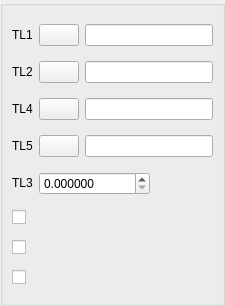
<?xml version="1.0" encoding="UTF-8"?>
<ui version="4.0">
 <class>DlgRef_4Sel1Spin3Check_QTD</class>
 <widget class="QWidget" name="DlgRef_4Sel1Spin3Check_QTD">
  <property name="geometry">
   <rect>
    <x>0</x>
    <y>0</y>
    <width>225</width>
    <height>306</height>
   </rect>
  </property>
  <property name="windowTitle">
   <string/>
  </property>
  <layout class="QGridLayout">
   <property name="margin">
    <number>0</number>
   </property>
   <property name="spacing">
    <number>6</number>
   </property>
   <item row="0" column="0">
    <widget class="QGroupBox" name="GroupBox1">
     <property name="title">
      <string/>
     </property>
     <layout class="QGridLayout">
      <property name="margin">
       <number>9</number>
      </property>
      <property name="spacing">
       <number>6</number>
      </property>
      <item row="8" column="0" colspan="4">
       <widget class="QCheckBox" name="CheckButton3">
        <property name="sizePolicy">
         <sizepolicy hsizetype="Minimum" vsizetype="Fixed">
          <horstretch>0</horstretch>
          <verstretch>0</verstretch>
         </sizepolicy>
        </property>
        <property name="text">
         <string/>
        </property>
       </widget>
      </item>
      <item row="4" column="1" colspan="2">
       <widget class="SalomeApp_DoubleSpinBox" name="SpinBox_DX">
        <property name="sizePolicy">
         <sizepolicy hsizetype="Expanding" vsizetype="Fixed">
          <horstretch>0</horstretch>
          <verstretch>0</verstretch>
         </sizepolicy>
        </property>
        <property name="decimals">
         <number>6</number>
        </property>
        <property name="maximum">
         <double>1000000000.000000000000000</double>
        </property>
       </widget>
      </item>
      <item row="4" column="0">
       <widget class="QLabel" name="TextLabel3">
        <property name="sizePolicy">
         <sizepolicy hsizetype="Fixed" vsizetype="Fixed">
          <horstretch>0</horstretch>
          <verstretch>0</verstretch>
         </sizepolicy>
        </property>
        <property name="text">
         <string>TL3</string>
        </property>
        <property name="wordWrap">
         <bool>false</bool>
        </property>
       </widget>
      </item>
      <item row="3" column="0">
       <widget class="QLabel" name="TextLabel5">
        <property name="sizePolicy">
         <sizepolicy hsizetype="Fixed" vsizetype="Fixed">
          <horstretch>0</horstretch>
          <verstretch>0</verstretch>
         </sizepolicy>
        </property>
        <property name="text">
         <string>TL5</string>
        </property>
        <property name="wordWrap">
         <bool>false</bool>
        </property>
       </widget>
      </item>
      <item row="2" column="0">
       <widget class="QLabel" name="TextLabel4">
        <property name="sizePolicy">
         <sizepolicy hsizetype="Fixed" vsizetype="Fixed">
          <horstretch>0</horstretch>
          <verstretch>0</verstretch>
         </sizepolicy>
        </property>
        <property name="text">
         <string>TL4</string>
        </property>
        <property name="wordWrap">
         <bool>false</bool>
        </property>
       </widget>
      </item>
      <item row="1" column="0">
       <widget class="QLabel" name="TextLabel2">
        <property name="sizePolicy">
         <sizepolicy hsizetype="Fixed" vsizetype="Fixed">
          <horstretch>0</horstretch>
          <verstretch>0</verstretch>
         </sizepolicy>
        </property>
        <property name="text">
         <string>TL2</string>
        </property>
        <property name="wordWrap">
         <bool>false</bool>
        </property>
       </widget>
      </item>
      <item row="0" column="0">
       <widget class="QLabel" name="TextLabel1">
        <property name="sizePolicy">
         <sizepolicy hsizetype="Fixed" vsizetype="Fixed">
          <horstretch>0</horstretch>
          <verstretch>0</verstretch>
         </sizepolicy>
        </property>
        <property name="text">
         <string>TL1</string>
        </property>
        <property name="wordWrap">
         <bool>false</bool>
        </property>
       </widget>
      </item>
      <item row="1" column="1">
       <widget class="QPushButton" name="PushButton2">
        <property name="sizePolicy">
         <sizepolicy hsizetype="Fixed" vsizetype="Fixed">
          <horstretch>0</horstretch>
          <verstretch>0</verstretch>
         </sizepolicy>
        </property>
        <property name="text">
         <string/>
        </property>
       </widget>
      </item>
      <item row="3" column="2" colspan="2">
       <widget class="QLineEdit" name="LineEdit5"/>
      </item>
      <item row="0" column="2" colspan="2">
       <widget class="QLineEdit" name="LineEdit1"/>
      </item>
      <item row="3" column="1">
       <widget class="QPushButton" name="PushButton5">
        <property name="sizePolicy">
         <sizepolicy hsizetype="Fixed" vsizetype="Fixed">
          <horstretch>0</horstretch>
          <verstretch>0</verstretch>
         </sizepolicy>
        </property>
        <property name="text">
         <string/>
        </property>
       </widget>
      </item>
      <item row="2" column="1">
       <widget class="QPushButton" name="PushButton4">
        <property name="sizePolicy">
         <sizepolicy hsizetype="Fixed" vsizetype="Fixed">
          <horstretch>0</horstretch>
          <verstretch>0</verstretch>
         </sizepolicy>
        </property>
        <property name="text">
         <string/>
        </property>
       </widget>
      </item>
      <item row="0" column="1">
       <widget class="QPushButton" name="PushButton1">
        <property name="sizePolicy">
         <sizepolicy hsizetype="Fixed" vsizetype="Fixed">
          <horstretch>0</horstretch>
          <verstretch>0</verstretch>
         </sizepolicy>
        </property>
        <property name="text">
         <string/>
        </property>
       </widget>
      </item>
      <item row="2" column="2" colspan="2">
       <widget class="QLineEdit" name="LineEdit4"/>
      </item>
      <item row="1" column="2" colspan="2">
       <widget class="QLineEdit" name="LineEdit2"/>
      </item>
      <item row="6" column="0" colspan="4">
       <widget class="QCheckBox" name="CheckButton1">
        <property name="text">
         <string/>
        </property>
       </widget>
      </item>
      <item row="7" column="0" colspan="4">
       <widget class="QCheckBox" name="CheckButton2">
        <property name="sizePolicy">
         <sizepolicy hsizetype="Minimum" vsizetype="Fixed">
          <horstretch>0</horstretch>
          <verstretch>0</verstretch>
         </sizepolicy>
        </property>
        <property name="text">
         <string/>
        </property>
       </widget>
      </item>
     </layout>
     <zorder>CheckButton3</zorder>
     <zorder>SpinBox_DX</zorder>
     <zorder>TextLabel3</zorder>
     <zorder>TextLabel5</zorder>
     <zorder>TextLabel4</zorder>
     <zorder>TextLabel2</zorder>
     <zorder>TextLabel1</zorder>
     <zorder>PushButton2</zorder>
     <zorder>LineEdit5</zorder>
     <zorder>LineEdit1</zorder>
     <zorder>PushButton5</zorder>
     <zorder>PushButton4</zorder>
     <zorder>PushButton1</zorder>
     <zorder>LineEdit4</zorder>
     <zorder>LineEdit2</zorder>
     <zorder>CheckButton1</zorder>
     <zorder>CheckButton2</zorder>
    </widget>
   </item>
  </layout>
 </widget>
 <layoutdefault spacing="6" margin="11"/>
 <pixmapfunction>qPixmapFromMimeSource</pixmapfunction>
 <customwidgets>
  <customwidget>
   <class>SalomeApp_DoubleSpinBox</class>
   <extends>QDoubleSpinBox</extends>
   <header location="global">SalomeApp_DoubleSpinBox.h</header>
  </customwidget>
 </customwidgets>
 <tabstops>
  <tabstop>PushButton1</tabstop>
  <tabstop>LineEdit1</tabstop>
  <tabstop>PushButton2</tabstop>
  <tabstop>LineEdit2</tabstop>
  <tabstop>PushButton4</tabstop>
  <tabstop>LineEdit4</tabstop>
  <tabstop>PushButton5</tabstop>
  <tabstop>LineEdit5</tabstop>
  <tabstop>SpinBox_DX</tabstop>
  <tabstop>CheckButton1</tabstop>
 </tabstops>
 <resources/>
 <connections/>
</ui>
